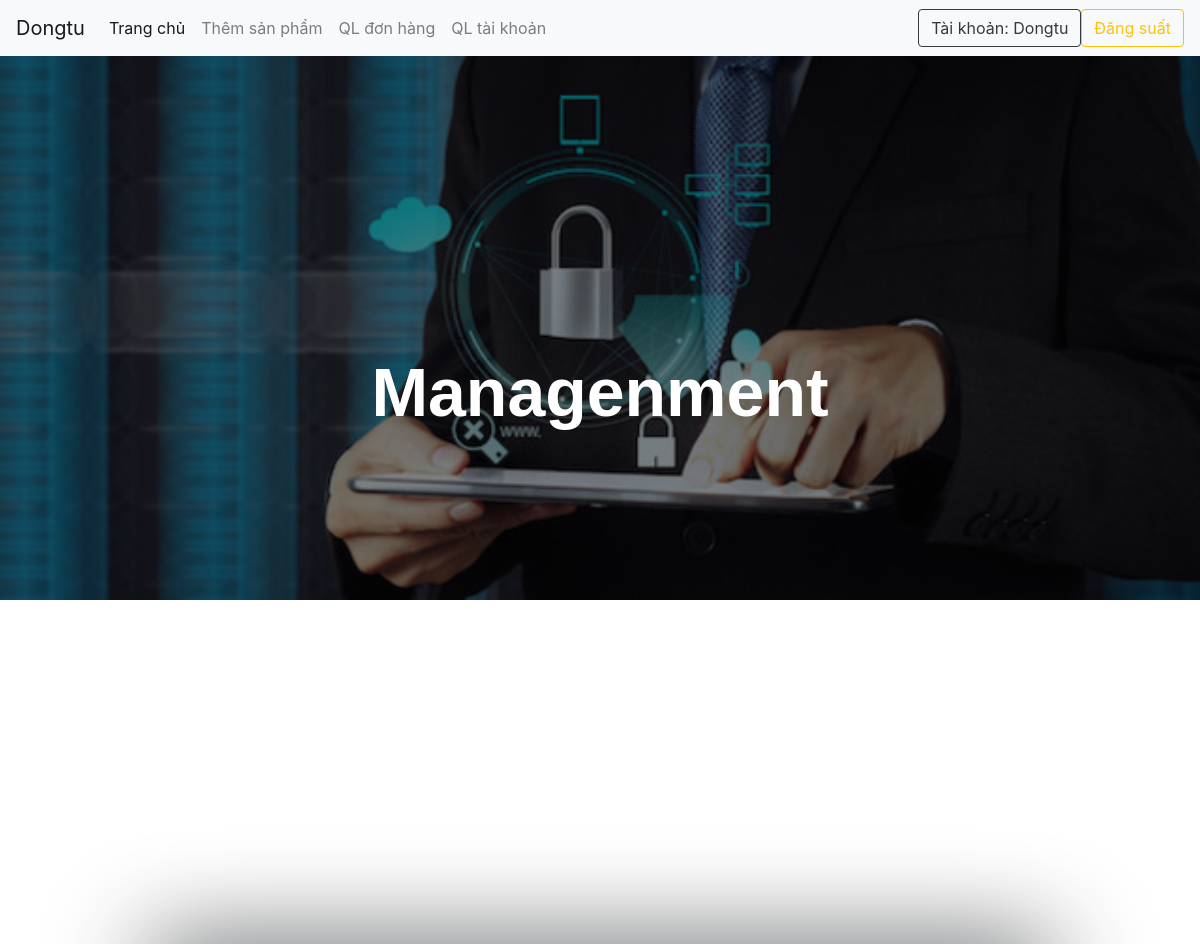
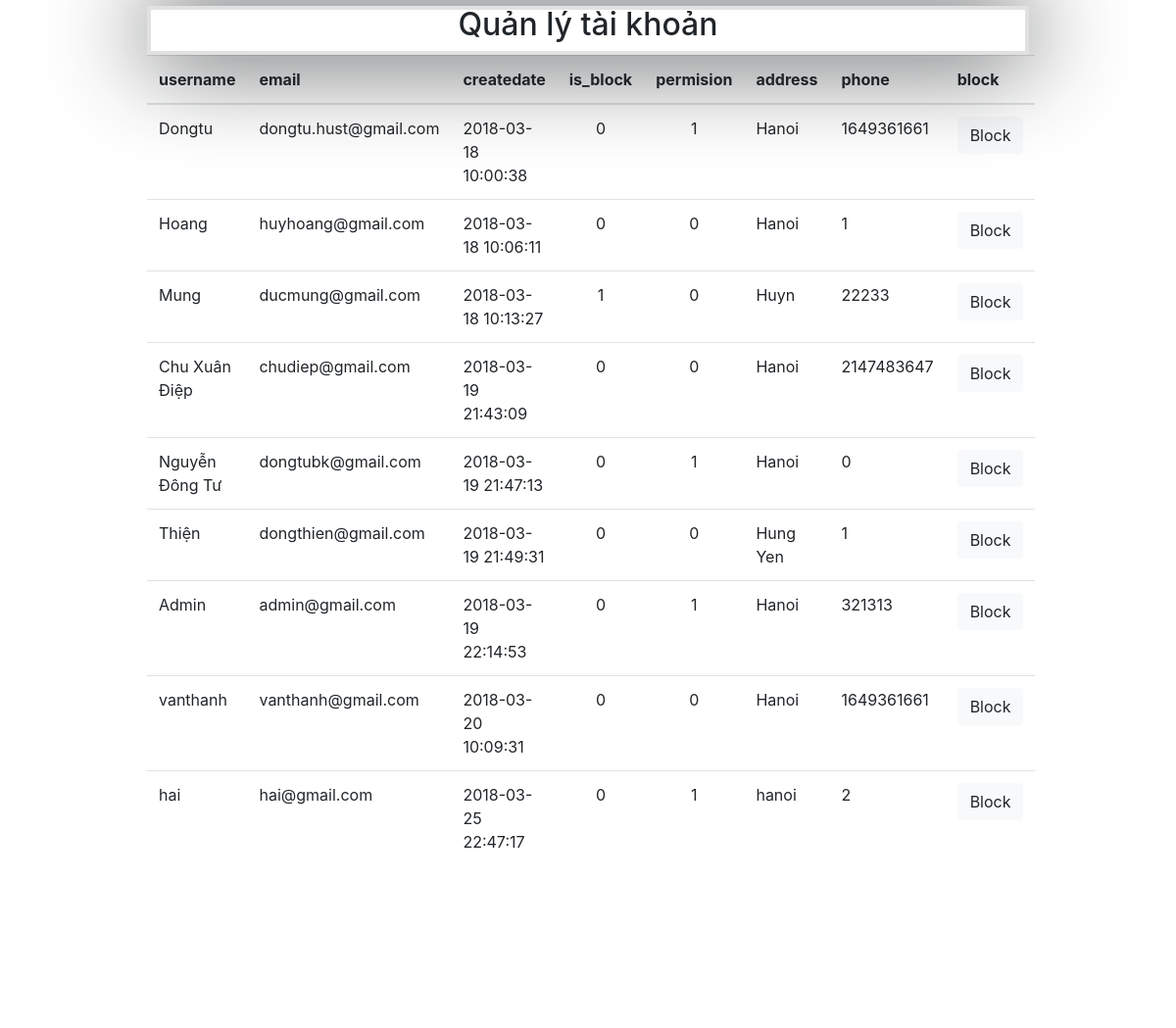
The page /view/user.php (signed in) on the database its author committed (2 pictures, top to bottom).
### tables this page shows
CREATE TABLE `users` (
  `user_id` int(11) NOT NULL,
  `username` varchar(50) NOT NULL,
  `password` varchar(50) NOT NULL,
  `email` varchar(50) NOT NULL,
  `createdate` datetime NOT NULL,
  `is_block` tinyint(4) NOT NULL DEFAULT '0',
  `permision` tinyint(4) NOT NULL DEFAULT '0',
  `address` varchar(50) NOT NULL,
  `phone` int(10) NOT NULL
);

### view/user.php (the view, shortened to what this page needs)
<?php include "../includes/headeradmin.php" ?>
<div class="background-deep admin">
</div>
<div class = "head-title">
	<p>Managenment</p>
</div>
<div class="container" style="display: flex;flex-direction: column;">
	<div class="hover-effect" style="height: 50px">
		<h2 style="text-align: center;">Quản lý tài khoản</h2>
	</div>
	<table class="table table-hover">
		<thead>
			<tr>
				<th scope="col">username</th>
				<th scope="col">email</th>
				<th scope="col">createdate</th>
				<th scope="col">is_block</th>
				<th scope="col">permision</th>
				<th scope="col">address</th>
				<th scope="col">phone</th>
				<th scope="col">block</th>
			</tr>
		</thead>
		<tbody>
			<?php require_once("connectdb.php");
			$sql = "SELECT * FROM users";
			$result = mysqli_query($connect,$sql);
			$totalRows = mysqli_num_rows($result);
			if($totalRows>0){
				while ($row = mysqli_fetch_array ($result))
				{
					?>
					<tr valign="top">
						<td><?=$row["username"]?></td>
						<td ><?=$row["email"]?></td>
						<td ><?=$row["createdate"]?></td>
						<td style="text-align: center;"><?=$row["is_block"]?></td>
						<td style="text-align: center;"><?=$row["permision"]?></td>
						<td ><?=$row["address"]?></td>
						<td ><?=$row["phone"]?></td>
						<td ><button type="button" class="btn btn-light" data-toggle="modal" data-target="#ModalCenter<?=$row["user_id"]?>" name="<?=$row["user_id"]?>">Block</button></td>
					</tr>
					<?php
				}
			}
			?>
		</tbody>
	</table>
</div>
<?php include "../includes/footer.php" ?>

### css/index.css (style rules this page uses)
body { position: relative; }
.container { background: ; display: flex; justify-content: center; }
@media (min-width: 992px) { .container { max-width: 100vw !important; } }
@media (min-width: 992px) { .container { background-color: white; width: 100vw !important; padding: 150px !important; margin-right: 0 !important; margin-left: 0 !important; } }
.head-title { width: 100%; height: 100vh; color: #ffffff; font-style: normal; display: flex; justify-content: center; align-items: center; flex-direction: column; }
.head-title p { font-family: Rubik, sans-serif; font-weight: 700; font-size: 68px; }
.background-deep { height: 600px; width: 100vw; position: fixed; z-index: -1; top: 0; background-image: url("../image/img3.jpg"); background-blend-mode: overlay; background-color: rgba(0,0,0,0.5); }
.background-deep.admin { background-image: url("../image/admin.jpg"); background-size: cover; }
.hover-effect { vertical-align: middle; -webkit-transform: translateZ(0); transform: translateZ(0); box-shadow: 0 0 100px #1b1e21; -webkit-backface-visibility: hidden; backface-visibility: hidden; -moz-osx-font-smoothing: grayscale; position: relative; }
.hover-effect:before { content: ''; position: absolute; border: #e1e1e1 solid 4px; top: 0; right: 0; bottom: 0; left: 0; -webkit-transition-duration: 0.3s; transition-duration: 0.3s; -webkit-transition-property: top, right, bottom, left; transition-property: top, right, bottom, left; }

### rows shown on the page
users: username "Dongtu", email "dongtu.hust@gmail.com", createdate "2018-03-18 10:00:38", is_block "0", permision "1", address "Hanoi", phone "1649361661"
users: username "Hoang", email "huyhoang@gmail.com", createdate "2018-03-18 10:06:11", is_block "0", permision "0", address "Hanoi", phone "1"
users: username "Mung", email "ducmung@gmail.com", createdate "2018-03-18 10:13:27", is_block "1", permision "0", address "Huyn", phone "22233"
users: username "Chu Xuân Điệp", email "chudiep@gmail.com", createdate "2018-03-19 21:43:09", is_block "0", permision "0", address "Hanoi", phone "2147483647"
users: username "Nguyễn Đông Tư", email "dongtubk@gmail.com", createdate "2018-03-19 21:47:13", is_block "0", permision "1", address "Hanoi", phone "0"
users: username "Thiện", email "dongthien@gmail.com", createdate "2018-03-19 21:49:31", is_block "0", permision "0", address "Hung Yen", phone "1"
users: username "Admin", email "admin@gmail.com", createdate "2018-03-19 22:14:53", is_block "0", permision "1", address "Hanoi", phone "321313"
users: username "vanthanh", email "vanthanh@gmail.com", createdate "2018-03-20 10:09:31", is_block "0", permision "0", address "Hanoi", phone "1649361661"
users: username "hai", email "hai@gmail.com", createdate "2018-03-25 22:47:17", is_block "0", permision "1", address "hanoi", phone "2"

### other values the page prints
$_SESSION['username'] "Dongtu"
